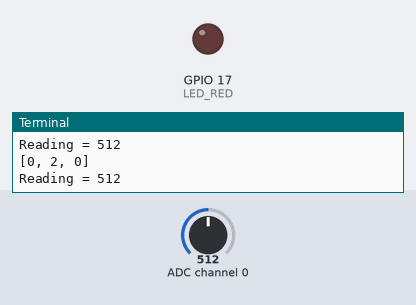
The program below on a simulated Raspberry Pi (BCM pin numbers). Shown: output pins drawn as LEDs (lit = HIGH), the last lines printed to the terminal. The inputs (shaded band) are chosen by the test bench; at power-on: ADC channel 0 = 512 (analog values on the 0–1023 scale).

Above: at 1.2 s.
1.3 s: ADC channel 0 set to 495
At 2.7 s:
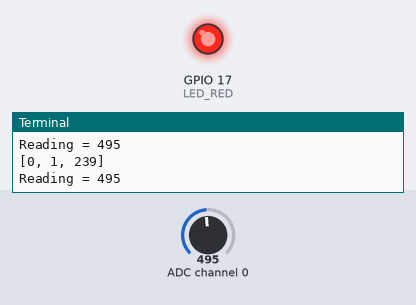
3.0 s: ADC channel 0 set to 522
At 3.9 s:
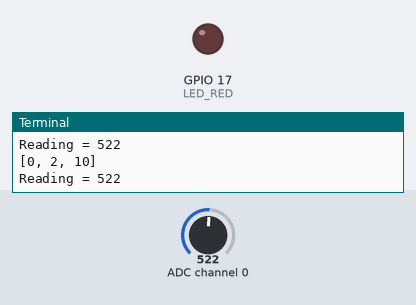
4.5 s: ADC channel 0 set to 511
At 5.1 s:
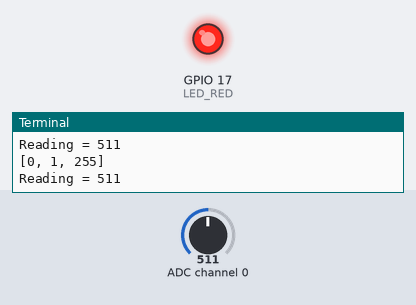
Timing chart, 0 to 7.5 s (numbered marks = the images above; inputs shaded):
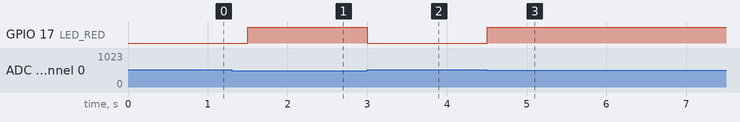

The program:

LDR_task.py
```python
import spidev
import RPi.GPIO as GPIO
import time

# SPI 인스턴스 생성
spi = spidev.SpiDev()
LED_RED = 17
GPIO.setmode(GPIO.BCM)
GPIO.setup(LED_RED, GPIO.OUT)

# SPI 통신 시작
spi.open(0, 0) # bus : 0, dev : 0

# SPI 통신 속도 설정
spi.max_speed_hz = 1000000

# 채널에서 SPI 데이터 읽기 (0~1023)
def analog_read(channel):
    # [byte_1, byte_2, byte_3]
    # byte_2 : channel config (channel 0) (+8) -> 0000 1000
    ret = spi.xfer2([1, (8 + channel) << 4, 0])
    print(ret)
    adc_out = ((ret[1] & 3) << 8) + ret[2]
    return adc_out

try:
    while True:
        reading = analog_read(0) # reading(0~1023)
        print("Reading = %d" % reading)
        if reading < 512:
            GPIO.output(LED_RED, GPIO.HIGH)
        else:
            GPIO.output(LED_RED, GPIO.LOW)
        time.sleep(0.5)

finally:
    spi.close()
```

Measured:
- the behaviour switches between 512 and 511 on ADC channel 0 (found by bisection; images 0 and 1)
- after the input at 1.3 s, GPIO 17 (LED_RED): LOW → HIGH after 0.20 s
- after the input at 3.0 s, GPIO 17 (LED_RED): HIGH → LOW at once
- after the input at 4.5 s, GPIO 17 (LED_RED): LOW → HIGH at once
